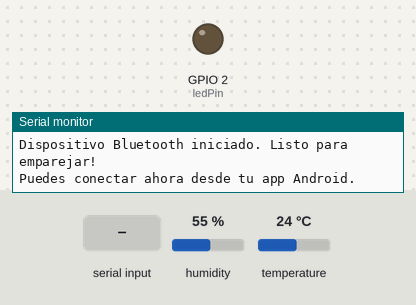
Bench run of a program on a simulated ESP32. On the bench: output pins drawn as LEDs (lit = HIGH), the last lines printed to the serial monitor. The test bench sets the inputs (shaded band); at power-on: humidity 55 %, temperature 24 °C. Nothing arrives over Bluetooth unless stated.

Above: at 1.2 s.
1.3 s: "1" received over the second serial link
At 2.5 s:
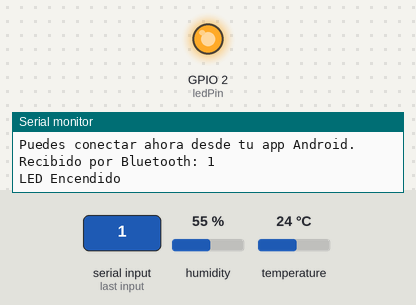
2.8 s: "0" received over the second serial link
At 3.5 s:
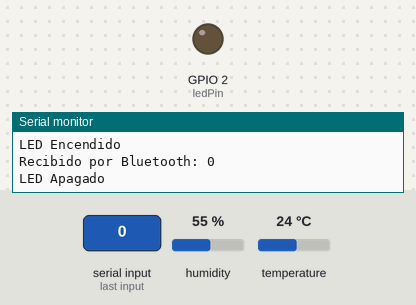
Timing chart, 0 to 5.8 s (numbered marks = the images above; inputs shaded):
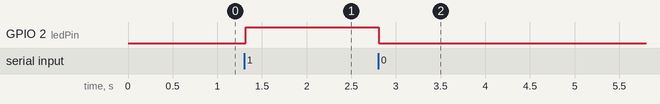

Measured:
- after the input at 1.3 s, GPIO 2 (ledPin): LOW → HIGH at once
- after the input at 2.8 s, GPIO 2 (ledPin): HIGH → LOW at once

The program:

main.cpp
```cpp
#include "BluetoothSerial.h" // Biblioteca para Bluetooth Clásico Serial
#include "DHT.h"             // Biblioteca para el sensor DHT

#if !defined(CONFIG_BT_ENABLED) || !defined(CONFIG_BLUEDROID_ENABLED)
#error Bluetooth is not enabled! Please run `make menuconfig` to and enable it
#endif

BluetoothSerial SerialBT; // Objeto para manejar la comunicación Bluetooth Serial

// Define el pin donde está conectado el LED incorporado
const int ledPin = 2;

// Define el pin donde está conectado el sensor DHT22
const int dhtPin = 32; // Puedes cambiar esto al pin GPIO que estés usando

// Define el tipo de sensor DHT (DHT22)
const int dhtType = DHT22;

// Crea un objeto DHT
DHT dht(dhtPin, dhtType);

// Define el intervalo de tiempo entre lecturas del sensor (en milisegundos)
const long intervaloLectura = 10000; // Leer cada 10 segundos
unsigned long ultimoTiempoLectura = 0;

void setup() {
  Serial.begin(115200); // Inicia el monitor serial para depuración
  pinMode(ledPin, OUTPUT); // Configura el pin del LED como salida
  digitalWrite(ledPin, LOW); // Asegúrate que el LED empiece apagado

  // Inicia el sensor DHT
  dht.begin();
  Serial.println("Sensor DHT22 iniciado.");

  // Inicia Bluetooth Serial con un nombre de dispositivo visible
  SerialBT.begin("ESP32_Control_DHT"); // Cambia el nombre para diferenciarlo (opcional)
  Serial.println("Dispositivo Bluetooth iniciado. Listo para emparejar!");
  Serial.println("Puedes conectar ahora desde tu app Android.");
}

void loop() {
  // Revisa si hay datos recibidos a través de Bluetooth
  if (SerialBT.available()) {
    char incomingChar = SerialBT.read(); // Lee el caracter recibido

    Serial.print("Recibido por Bluetooth: ");
    Serial.println(incomingChar);

    // Procesa el comando recibido
    if (incomingChar == '1') {
      digitalWrite(ledPin, HIGH); // Enciende el LED
      Serial.println("LED Encendido");
      SerialBT.println("Comando recibido: LED Encendido"); // Envía respuesta a Android
    } else if (incomingChar == '0') {
      digitalWrite(ledPin, LOW); // Apaga el LED
      Serial.println("LED Apagado");
      SerialBT.println("Comando recibido: LED Apagado"); // Envía respuesta a Android
    } else if (incomingChar == 'T' || incomingChar == 't') {
      // Si se recibe 'T' o 't', envía la lectura de temperatura
      float temperatura = dht.readTemperature();
      if (isnan(temperatura)) {
        Serial.println("Error al leer la temperatura!");
        SerialBT.println("Error al leer la temperatura!");
      } else {
        Serial.print("Temperatura: ");
        Serial.print(temperatura);
        Serial.println(" *C");
        SerialBT.print("Temperatura: ");
        SerialBT.print(temperatura);
        SerialBT.println(" *C");
      }
    } else if (incomingChar == 'H' || incomingChar == 'h') {
      // Si se recibe 'H' o 'h', envía la lectura de humedad
      float humedad = dht.readHumidity();
      if (isnan(humedad)) {
        Serial.println("Error al leer la humedad!");
        SerialBT.println("Error al leer la humedad!");
      } else {
        Serial.print("Humedad: ");
        Serial.print(humedad);
        Serial.println(" %");
        SerialBT.print("Humedad: ");
        SerialBT.print(humedad);
        SerialBT.println(" %");
      }
    } else if (incomingChar == 'S' || incomingChar == 's') {
      // Si se recibe 'S' o 's', envía ambas lecturas (Temperatura y Humedad)
      float temperatura = dht.readTemperature();
      float humedad = dht.readHumidity();

      if (isnan(temperatura) || isnan(humedad)) {
        Serial.println("Error al leer temperatura y/o humedad!");
        SerialBT.println("Error al leer temperatura y/o humedad!");
      } else {
        Serial.print("Temperatura: ");
        Serial.print(temperatura);
        Serial.print(" *C, Humedad: ");
        Serial.print(humedad);
        Serial.println(" %");
        SerialBT.print("Temperatura: ");
        SerialBT.print(temperatura);
        SerialBT.print(" *C, Humedad: ");
        SerialBT.print(humedad);
        SerialBT.println(" %");
      }
    } else {
      SerialBT.print("Comando '");
      SerialBT.print(incomingChar);
      SerialBT.println("' no reconocido.");
    }
  }

  // Lectura periódica del sensor (opcional, puedes basarte solo en comandos)
  if (millis() - ultimoTiempoLectura >= intervaloLectura) {
    ultimoTiempoLectura = millis();
    // Puedes descomentar el siguiente bloque si quieres que la ESP32 envíe
    // las lecturas periódicamente sin necesidad de un comando.

    float temperatura = dht.readTemperature();
    float humedad = dht.readHumidity();

    if (!isnan(temperatura) && !isnan(humedad)) {
      Serial.print("Temperatura: ");
      Serial.print(temperatura);
      Serial.print(" *C, Humedad: ");
      Serial.print(humedad);
      Serial.println(" % (Lectura periódica)");
      SerialBT.print("Temperatura: ");
      SerialBT.print(temperatura);
      SerialBT.print(" *C, Humedad: ");
      SerialBT.print(humedad);
      SerialBT.println(" % (Lectura periódica)");
    } else {
      Serial.println("Error al leer temperatura y/o humedad (Lectura periódica)!");
      SerialBT.println("Error al leer temperatura y/o humedad (Lectura periódica)!");
    }

  }

  delay(20); // Pequeña pausa
}
```
